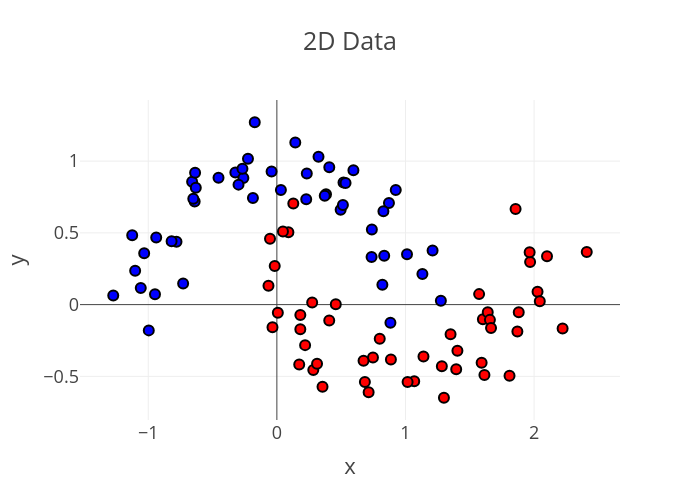

The cell this chart's notebook holds for it:
### Code cell
from sklearn.datasets import make_moons

X, y = make_moons(n_samples=100, noise=0.15, random_state=42)

fig = px.scatter(x=X[:, 0], y=X[:, 1], color=y, title='2D Data', width=700, height=500, color_continuous_scale='Bluered')
fig.update_traces(marker_size=10, marker_line_width=2, marker_line_color='black')
fig.update_coloraxes(showscale=False)
fig.show()
